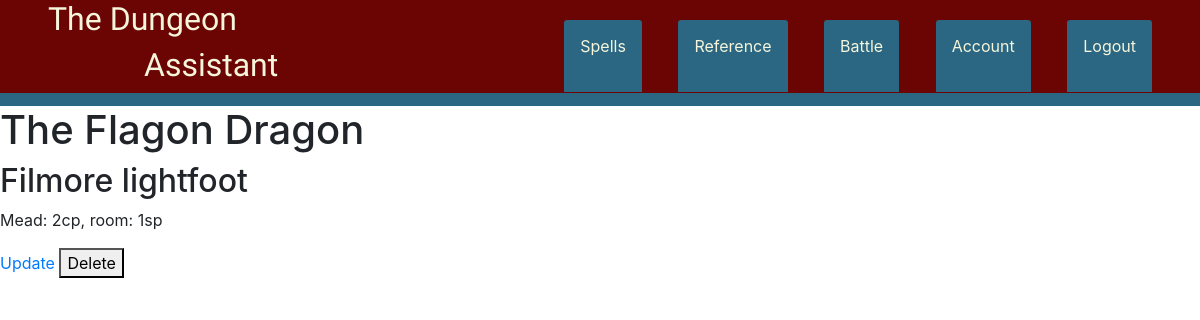
/references/1 (signed in), run on the app's committed database.
### the_assistant/models.py (models this page shows, shortened)
class Shop(db.Model):
    id = db.Column(db.Integer, primary_key=True)
    shop_name = db.Column(db.String(40), nullable=False)
    shop_owner = db.Column(db.String(40), nullable=False)
    inventory = db.Column(db.String(1225), nullable=False)
    user_id = db.Column(db.Integer, db.ForeignKey('user.id'), nullable=False)

### the_assistant/routes.py (the view)
@app.route('/references/<int:shop_id>')
@login_required
def shop(shop_id):
    shop = Shop.query.get_or_404(shop_id)
    return render_template('shop.html', title=shop.shop_name, shop= shop)

### the_assistant/models.py (called while the page is built)
@login_manager.user_loader
def load_user(user_id):
    return User.query.get(int(user_id))

### the_assistant/templates/shop.html (shortened to what this page needs)
{% extends 'base.html' %}
{% block content %}
<section>
    <div>
        <h1>{{ shop.shop_name }}</h1>
        <h2>{{ shop.shop_owner }}</h2>
    </div>
    <div>
        <p>{{ shop.inventory }}</p>
    </div>
</section>
<div>
<a href="{{ url_for('update_shop', shop_id=shop.id) }}">Update</a>
{% if shop.author == current_user %}
        <button type="button" data-toggle="modal" data-target="#deleteModal">Delete</button>
    </div>
{% endif %}
{% endblock content %}

### the_assistant/static/main.css (style rules this page uses)
* { margin: 0; }

### data on the page
Shop: shop_name "The Flagon Dragon", shop_owner "Filmore lightfoot", inventory "Mead: 2cp, room: 1sp"
